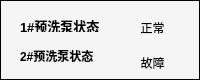
  <widget class="QFrame" name="frame_4">
   <property name="geometry">
    <rect>
     <x>551</x>
     <y>1030</y>
     <width>200</width>
     <height>80</height>
    </rect>
   </property>
   <property name="sizePolicy">
    <sizepolicy hsizetype="Fixed" vsizetype="Preferred">
     <horstretch>0</horstretch>
     <verstretch>0</verstretch>
    </sizepolicy>
   </property>
   <property name="minimumSize">
    <size>
     <width>200</width>
     <height>80</height>
    </size>
   </property>
   <property name="font">
    <font>
     <pointsize>10</pointsize>
    </font>
   </property>
   <property name="styleSheet">
    <string notr="true">background-color: rgb(245, 245, 245);</string>
   </property>
   <property name="frameShape">
    <enum>QFrame::Box</enum>
   </property>
   <property name="frameShadow">
    <enum>QFrame::Plain</enum>
   </property>
   <widget class="QLabel" name="label_28">
    <property name="geometry">
     <rect>
      <x>20</x>
      <y>20</y>
      <width>90</width>
      <height>12</height>
     </rect>
    </property>
    <property name="font">
     <font>
      <pointsize>10</pointsize>
      <weight>75</weight>
      <bold>true</bold>
     </font>
    </property>
    <property name="text">
     <string>1#预洗泵状态</string>
    </property>
   </widget>
   <widget class="QLabel" name="label_29">
    <property name="geometry">
     <rect>
      <x>20</x>
      <y>50</y>
      <width>90</width>
      <height>12</height>
     </rect>
    </property>
    <property name="font">
     <font>
      <weight>75</weight>
      <bold>true</bold>
     </font>
    </property>
    <property name="text">
     <string>2#预洗泵状态</string>
    </property>
   </widget>
   <widget class="QLabel" name="firstWashPumpStateLabel">
    <property name="geometry">
     <rect>
      <x>130</x>
      <y>15</y>
      <width>45</width>
      <height>25</height>
     </rect>
    </property>
    <property name="text">
     <string>正常</string>
    </property>
    <property name="alignment">
     <set>Qt::AlignCenter</set>
    </property>
   </widget>
   <widget class="QLabel" name="secondWashPumpStateLabel">
    <property name="geometry">
     <rect>
      <x>130</x>
      <y>50</y>
      <width>45</width>
      <height>25</height>
     </rect>
    </property>
    <property name="text">
     <string>故障</string>
    </property>
    <property name="alignment">
     <set>Qt::AlignCenter</set>
    </property>
   </widget>
  </widget>
